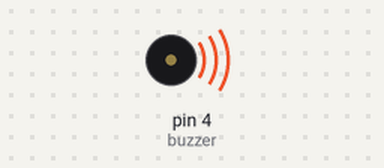
Bench run of a sketch on a simulated Arduino Uno, built with avr-gcc and run on an emulated ATmega328P. Shown: buzzer (waves = sounding).

Above: at 0.2 s.
At 8.7 s:
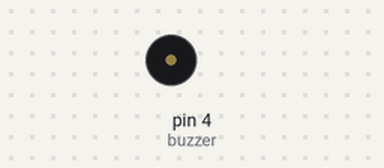
Timing chart, 0 to 13.0 s (numbered marks = the images above):
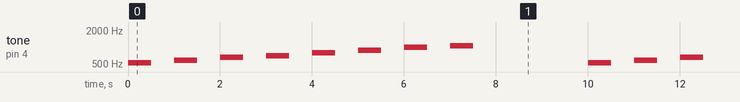

The sketch:

passive_buzzer.ino
```cpp
#include "pitches.h"

int buzzer = 4;
int melody[] = {NOTE_C5, NOTE_D5, NOTE_E5, NOTE_F5, NOTE_G5, NOTE_A5, NOTE_B5, NOTE_C6};
int duration = 500;

void setup() {
  pinMode(buzzer, OUTPUT);
}

void loop() {
  for (int i = 0; i < 8; i++) {
    tone(buzzer, melody[i], duration);
    delay(1000);
  }
  delay(2000);
}
```

Measured:
- by itself, tone on pin 4 (buzzer): repeats every 10.0 s: silent 0.50 s, 587 Hz 0.50 s, silent 0.50 s, 659 Hz 0.50 s, silent 0.50 s, 698 Hz 0.50 s, silent 0.50 s, 784 Hz 0.50 s, silent 0.50 s, 880 Hz 0.50 s, silent 0.50 s, 988 Hz 0.50 s, silent 0.50 s, 1047 Hz 0.50 s, silent 2.5 s, 523 Hz 0.50 s
